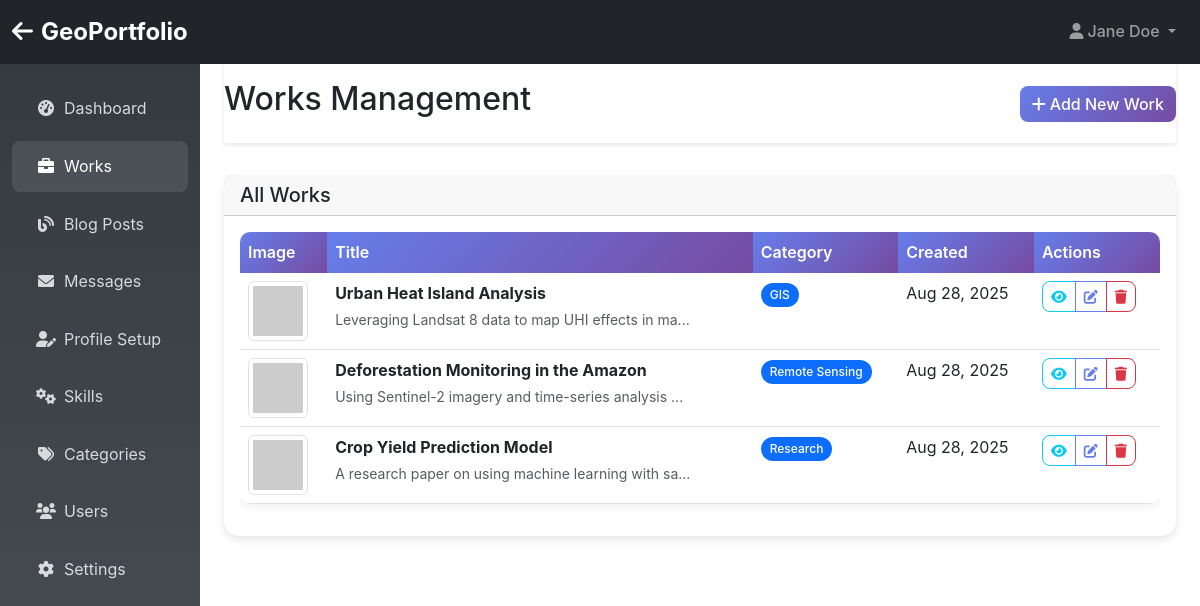
/admin/works.php (signed in), run on the app's committed database.
### tables this page shows
CREATE TABLE site_settings (
    id INT AUTO_INCREMENT PRIMARY KEY,
    setting_key VARCHAR(100) UNIQUE NOT NULL,
    setting_value TEXT,
    created_at TIMESTAMP DEFAULT CURRENT_TIMESTAMP,
    updated_at TIMESTAMP DEFAULT CURRENT_TIMESTAMP ON UPDATE CURRENT_TIMESTAMP
);

CREATE TABLE works (
    id INT AUTO_INCREMENT PRIMARY KEY,
    title VARCHAR(255) NOT NULL,
    description TEXT NOT NULL,
    long_description LONGTEXT,
    image_url VARCHAR(500),
    category VARCHAR(100) NOT NULL,
    tags JSON,
    link VARCHAR(500),
    image_style ENUM('cover', 'contain') DEFAULT 'cover',
    place VARCHAR(255),
    created_at TIMESTAMP DEFAULT CURRENT_TIMESTAMP,
    updated_at TIMESTAMP DEFAULT CURRENT_TIMESTAMP ON UPDATE CURRENT_TIMESTAMP
);

### includes/functions.php (called while the page is built, shortened)
<?php
function formatDate($date, $format = 'M d, Y') {
    return date($format, strtotime($date));
}
function truncateText($text, $length = 150, $suffix = '...') {
    return substr($text, 0, $length) . $suffix;
}
function getSiteSetting($key, $default = '') {
    $db = getDB();
    $stmt = $db->prepare("SELECT setting_value FROM site_settings WHERE setting_key = ?");
    $stmt->execute([$key]);
    $result = $stmt->fetch();
    return $result ? $result['setting_value'] : $default;
}
?>

### config/database.php (called while the page is built, shortened)
<?php
class Database {
    private static $instance = null;
    private $connection;
    private $host = 'localhost';
    private $database = 'geoportfolio_pro';
    private $username = 'root';
    private $password = '';
    private $charset = 'utf8mb4';
    private function __construct() {
        $dsn = "mysql:host={$this->host};dbname={$this->database};charset={$this->charset}";
        $options = [
            PDO::ATTR_ERRMODE => PDO::ERRMODE_EXCEPTION,
            PDO::ATTR_DEFAULT_FETCH_MODE => PDO::FETCH_ASSOC,
            PDO::ATTR_EMULATE_PREPARES => false,
        ];
        try {
            $this->connection = new PDO($dsn, $this->username, $this->password, $options);
        } catch (PDOException $e) {
            throw new PDOException($e->getMessage(), (int)$e->getCode());
        }
    }
    public static function getInstance() {
        if (self::$instance === null) {
            self::$instance = new self();
        }
        return self::$instance;
    }
    public function getConnection() {
        return $this->connection;
    }
}
function getDB() {
    return Database::getInstance()->getConnection();
}
?>

### includes/models.php (called while the page is built, shortened)
<?php
class WorkModel {
    private $db;
    public function __construct() {
        $this->db = getDB();
    }
    public function getAll($category = null, $limit = null) {
        $query = "SELECT * FROM works WHERE 1=1";
        $params = [];
        $query .= " ORDER BY created_at DESC";
        $stmt = $this->db->prepare($query);
        $stmt->execute($params);
        return $stmt->fetchAll();
    }
}
?>

### admin/works.php (the view, shortened to what this page needs)
<?php
require_once '../config/database.php';
require_once '../includes/functions.php';
require_once '../includes/models.php';
$workModel = new WorkModel();
$works = $workModel->getAll();
?>
<!DOCTYPE html>
<html lang="en">
<head>
    <link href="https://cdn.jsdelivr.net/npm/bootstrap@5.3.0/dist/css/bootstrap.min.css" rel="stylesheet">
    <link href="https://cdnjs.cloudflare.com/ajax/libs/font-awesome/6.0.0/css/all.min.css" rel="stylesheet">
    <link href="../assets/css/style.css" rel="stylesheet">
</head>
<body>
    <?php include 'templates/admin-navbar.php'; ?>
    <div class="container-fluid">
        <div class="row">
            <?php include 'templates/admin-sidebar.php'; ?>
            <main class="col-md-9 ms-sm-auto col-lg-10 px-md-4">
                <div class="admin-header">
                    <div class="d-flex justify-content-between flex-wrap flex-md-nowrap align-items-center">
                        <h1 class="h2">Works Management</h1>
                        <div class="btn-toolbar mb-2 mb-md-0">
                            <button type="button" class="btn btn-primary" data-bs-toggle="modal" data-bs-target="#workModal">
                                <i class="fas fa-plus me-1"></i>Add New Work
                            </button>
                        </div>
                    </div>
                </div>
                <div class="card shadow">
                    <div class="card-header">
                        <h5 class="mb-0">All Works</h5>
                    </div>
                    <div class="card-body">
                        <?php if ($works): ?>
                            <div class="table-responsive">
                                <table class="table table-hover">
                                    <thead>
                                        <tr>
                                            <th>Image</th>
                                            <th>Title</th>
                                            <th>Category</th>
                                            <th>Created</th>
                                            <th>Actions</th>
                                        </tr>
                                    </thead>
                                    <tbody>
                                        <?php foreach ($works as $work): ?>
                                            <tr>
                                                <td>
                                                    <?php if ($work['image_url']): ?>
                                                        <img src="<?php echo htmlspecialchars($work['image_url']); ?>"
                                                             alt="<?php echo htmlspecialchars($work['title']); ?>"
                                                             class="img-thumbnail" style="width: 60px; height: 60px; object-fit: cover;">
                                                    <?php else: ?>
                                                        <div class="bg-light d-flex align-items-center justify-content-center" style="width: 60px; height: 60px;">
                                                            <i class="fas fa-image text-muted"></i>
                                                        </div>
                                                    <?php endif; ?>
                                                </td>
                                                <td>
                                                    <strong><?php echo htmlspecialchars($work['title']); ?></strong>
                                                    <br>
                                                    <small class="text-muted"><?php echo truncateText($work['description'], 50); ?></small>
                                                </td>
                                                <td><span class="badge bg-primary"><?php echo htmlspecialchars($work['category']); ?></span></td>
                                                <td><?php echo formatDate($work['created_at']); ?></td>
                                                <td>
                                                    <div class="btn-group btn-group-sm">
                                                        <a href="../work-detail.php?id=<?php echo $work['id']; ?>"
                                                           class="btn btn-outline-info" target="_blank" title="View">
                                                            <i class="fas fa-eye"></i>
                                                        </a>
                                                        <a href="?edit=<?php echo $work['id']; ?>"
                                                           class="btn btn-outline-primary" title="Edit">
                                                            <i class="fas fa-edit"></i>
                                                        </a>
                                                        <button type="button" class="btn btn-outline-danger"
                                                                onclick="deleteWork(<?php echo $work['id']; ?>)" title="Delete">
                                                            <i class="fas fa-trash"></i>
                                                        </button>
                                                    </div>
                                                </td>
                                            </tr>
                                        <?php endforeach; ?>
                                    </tbody>
                                </table>
                            </div>
                        <?php endif; ?>
                    </div>
                </div>
            </main>
        </div>
    </div>
</body>
</html>

### admin/templates/admin-navbar.php (shortened to what this page needs)
<nav class="navbar navbar-expand-lg navbar-dark bg-dark">
    <div class="container-fluid">
        <a class="navbar-brand" href="../index.php">
            <i class="fas fa-arrow-left me-2"></i><?php echo htmlspecialchars(getSiteSetting('site_title', 'GeoPortfolio')); ?>
        </a>
        <div class="navbar-nav ms-auto">
            <div class="nav-item dropdown">
                <a class="nav-link dropdown-toggle" href="#" role="button" data-bs-toggle="dropdown">
                    <i class="fas fa-user me-1"></i><?php echo htmlspecialchars($_SESSION['user_name'] ?? 'User'); ?>
                </a>
            </div>
        </div>
    </div>
</nav>

### assets/css/style.css (style rules this page uses)
:root { --primary-color: #667eea; --secondary-color: #764ba2; --dark-color: #343a40; --light-color: #f8f9fa; }
body { font-family: 'Inter', -apple-system, BlinkMacSystemFont, sans-serif; line-height: 1.6; }
.navbar-brand { font-size: 1.5rem; font-weight: 700; }
.navbar-nav .nav-link { font-weight: 500; margin: 0 0.25rem; transition: all 0.3s ease; }
.card { border: none; border-radius: 15px; transition: all 0.3s ease; }
.btn { border-radius: 8px; font-weight: 500; transition: all 0.3s ease; }
.btn-primary { background: linear-gradient(135deg, var(--primary-color) 0%, var(--secondary-color) 100%); border: none; }
.btn-outline-primary { color: var(--primary-color); border-color: var(--primary-color); }
.badge { font-weight: 500; border-radius: 20px; padding: 0.5em 0.75em; }
.admin-header { background: white; box-shadow: 0 2px 4px rgba(0,0,0,0.1); padding: 1rem 0; margin-bottom: 2rem; }
.table { border-radius: 10px; overflow: hidden; box-shadow: 0 4px 6px rgba(0,0,0,0.05); }
.table thead th { background: linear-gradient(135deg, var(--primary-color) 0%, var(--secondary-color) 100%); color: white; font-weight: 600; border: none; }
.shadow { box-shadow: 0 4px 8px rgba(0,0,0,0.1) !important; }

### data on the page
site_settings: setting_value "GeoPortfolio"
works: title "Urban Heat Island Analysis", description "Leveraging Landsat 8 data to map UHI effects in ma...", category "GIS", created_at "Aug 28, 2025"
works: title "Deforestation Monitoring in the Amazon", description "Using Sentinel-2 imagery and time-series analysis ...", category "Remote Sensing", created_at "Aug 28, 2025"
works: title "Crop Yield Prediction Model", description "A research paper on using machine learning with sa...", category "Research", created_at "Aug 28, 2025"

### other printed values
$_SESSION['user_name'] "Jane Doe"
